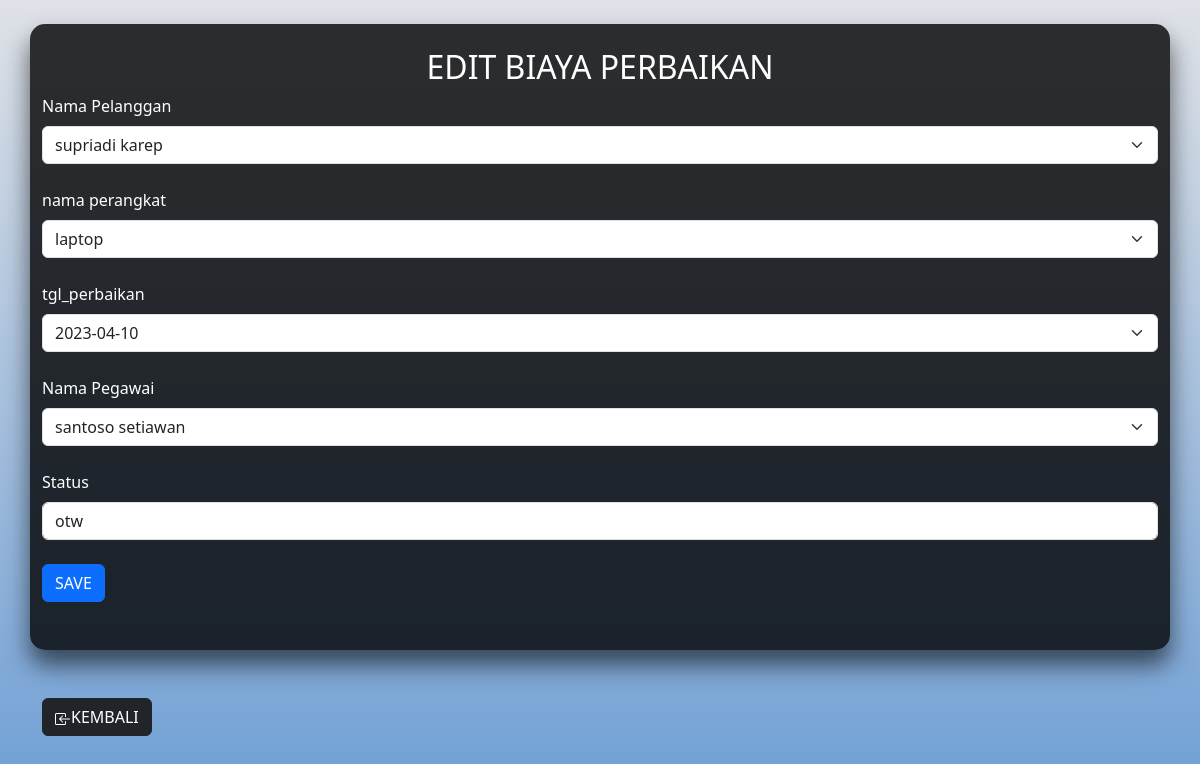
The app's page /UTS/edit_prosesperbaikan.php?id=44 with its own data.
### tables this page shows
CREATE TABLE `perbaikan` (
  `id_perbaikan` int(11) NOT NULL,
  `id_pelanggan` int(11) DEFAULT NULL,
  `id_admin` int(11) DEFAULT NULL,
  `id_pegawai` int(11) DEFAULT NULL,
  `status` varchar(200) DEFAULT NULL,
  `id_keluhan` int(11) DEFAULT NULL
);

CREATE TABLE `pelanggan` (
  `id_pelanggan` int(11) NOT NULL,
  `nama_pelanggan` varchar(200) DEFAULT NULL,
  `alamat_lengkap` varchar(255) DEFAULT NULL,
  `no_hp` varchar(15) DEFAULT NULL,
  `email` varchar(200) DEFAULT NULL,
  `paswords` varchar(200) DEFAULT NULL
);

CREATE TABLE `keluhan` (
  `id_keluhan` int(11) NOT NULL,
  `id_pelanggan` int(11) DEFAULT NULL,
  `tgl_keluhan` date DEFAULT NULL,
  `nama_perangkat` varchar(200) DEFAULT NULL,
  `merk` varchar(200) DEFAULT NULL,
  `keluhan_kerusakan` varchar(255) DEFAULT NULL,
  `file_kerusakan` varchar(255) DEFAULT NULL
);

CREATE TABLE `adminservise` (
  `id_admin` int(11) NOT NULL,
  `id_pelanggan` int(11) DEFAULT NULL,
  `id_keluhan` int(11) DEFAULT NULL,
  `tgl_perbaikan` date DEFAULT NULL,
  `id_sparepart` int(11) DEFAULT NULL,
  `biaya_lain` varchar(255) DEFAULT NULL,
  `total_biaya` varchar(255) DEFAULT NULL
);

CREATE TABLE `pegawai` (
  `id_pegawai` int(11) NOT NULL,
  `nama_pegawai` varchar(255) DEFAULT NULL,
  `alamat` varchar(255) DEFAULT NULL,
  `jabatan` varchar(200) DEFAULT NULL,
  `email_pegawai` varchar(200) DEFAULT NULL,
  `paswords` varchar(200) DEFAULT NULL
);

### UTS/edit_prosesperbaikan.php (the view, shortened to what this page needs)
<?php
include_once "inc/config.php";
$id_perbaikan= $_GET['id'];
$data = mysqli_query($connection,"SELECT *
FROM perbaikan
INNER JOIN pelanggan ON perbaikan.id_pelanggan = pelanggan.id_pelanggan
INNER JOIN keluhan ON perbaikan.id_keluhan = keluhan.id_keluhan
INNER JOIN pegawai ON perbaikan.id_pegawai = pegawai.id_pegawai
INNER JOIN adminservise ON perbaikan.id_admin = adminservise.id_admin WHERE id_perbaikan = '$id_perbaikan'; ");
$result = mysqli_fetch_array($data);
?>
<!doctype html>
<html lang="en">
  <head>
    <link rel="stylesheet" type="text/css" href="style.css">
    <link href="https://cdn.jsdelivr.net/npm/bootstrap@5.3.0-alpha1/dist/css/bootstrap.min.css" rel="stylesheet">
    <link href="https://cdn.jsdelivr.net/npm/bootstrap@5.3.0-alpha1/dist/css/bootstrap.min.css" rel="stylesheet">
  <body ><br>
<div class="container" id="register"><br>
    <h2 class="text-center"style="color:white;">EDIT BIAYA PERBAIKAN </h2>
        <form action="fungsi/editprosesperbaikan.php" method="POST" enctype="multipart/form-data" id="from">
    <label  for="nama_pelanggan" class="form-label" style="color:white;">Nama Pelanggan</label>
    <select type="text" id="id_pelanggan" name="id_pelanggan" class="form-select" aria-label="Default select example"  >
    <option selected value="<?= $result['id_pelanggan']; ?>" > <?= $result['nama_pelanggan']; ?> </option>
    </select>
    <br><label for="keluhan" class="form-label" style="color:white;">nama perangkat </label>
    <select type="text"  id="id_keluhan" name="id_keluhan" class="form-select" aria-label="Default select example" >
    <option selected value="<?= $result['id_keluhan']; ?>" > <?= $result['nama_perangkat']; ?> </option>
    </select><br>
    <label for="tgl_perbaikan" class="form-label" style="color:white;">tgl_perbaikan </label>
     <select type="date"  name="id_admin" id="tgl_perbaikan"  class="form-select" aria-label="Default select example">
     <option selected value="<?= $result['id_admin']; ?>" > <?= $result['tgl_perbaikan']; ?> </option>
    </select><br>
   <label for="nama_pegawai" class="form-label" style="color:white;">Nama Pegawai </label>
     <select type="text" id="id_pegawai" name="id_pegawai"  class="form-select" aria-label="Default select example">
     <option selected value="<?= $result['id_pegawai']; ?>" > <?= $result['nama_pegawai']; ?> </option>
    </select>  <br>
    <label  for="status" class="form-label" style="color:white;">Status </label>
    <input type="text" class="form-control" id="status" name="status" value="<?=$result['status']?>" >
   <br> <button type="submit" name="submit" class="btn btn-primary">SAVE</button>
       <br><br>
    </button><br>
    </div>
  <div class="container"><br><br>
<button type="reset" class="btn btn-dark" onclick="window.location.href='proses_perbaikan.php'">KEMBALI</button>
</div><br>
  </body>
</html>

### UTS/style.css (style rules this page uses)
html { height: 100%; width: 100%; }
body { height: 100%; width: 100%; background: linear-gradient(#dfe2e7, #6f9fd5); }
#register { background-color:rgba(0,0,1,.8); border-radius: 15px; box-shadow: 0 15px 25px rgba(0,0,0,.6); }

### records on screen
perbaikan: id_pelanggan "supriadi karep", id_keluhan "laptop", id_admin "2023-04-10", id_pegawai "santoso setiawan", status "otw"
